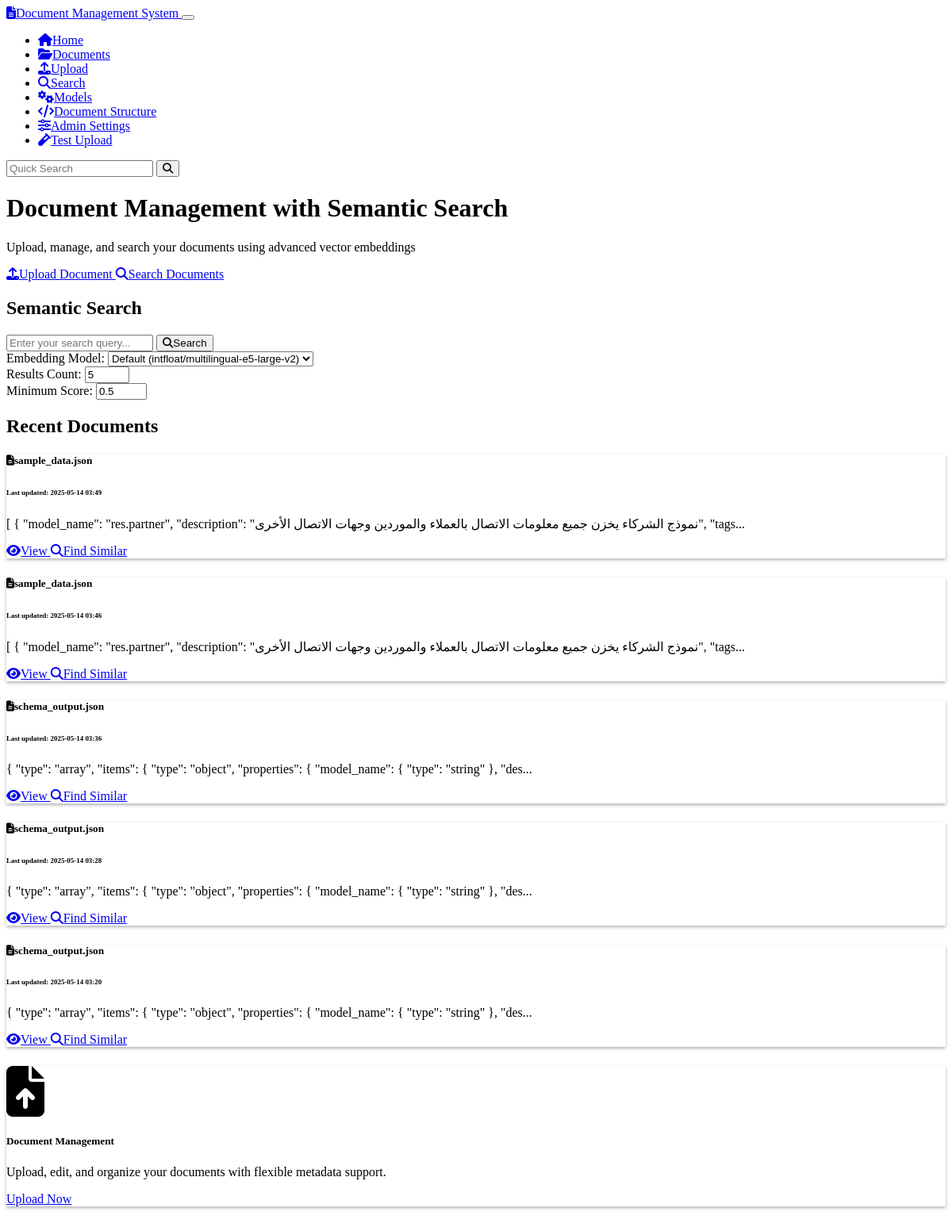
Before: / (upper part) with the older database file.
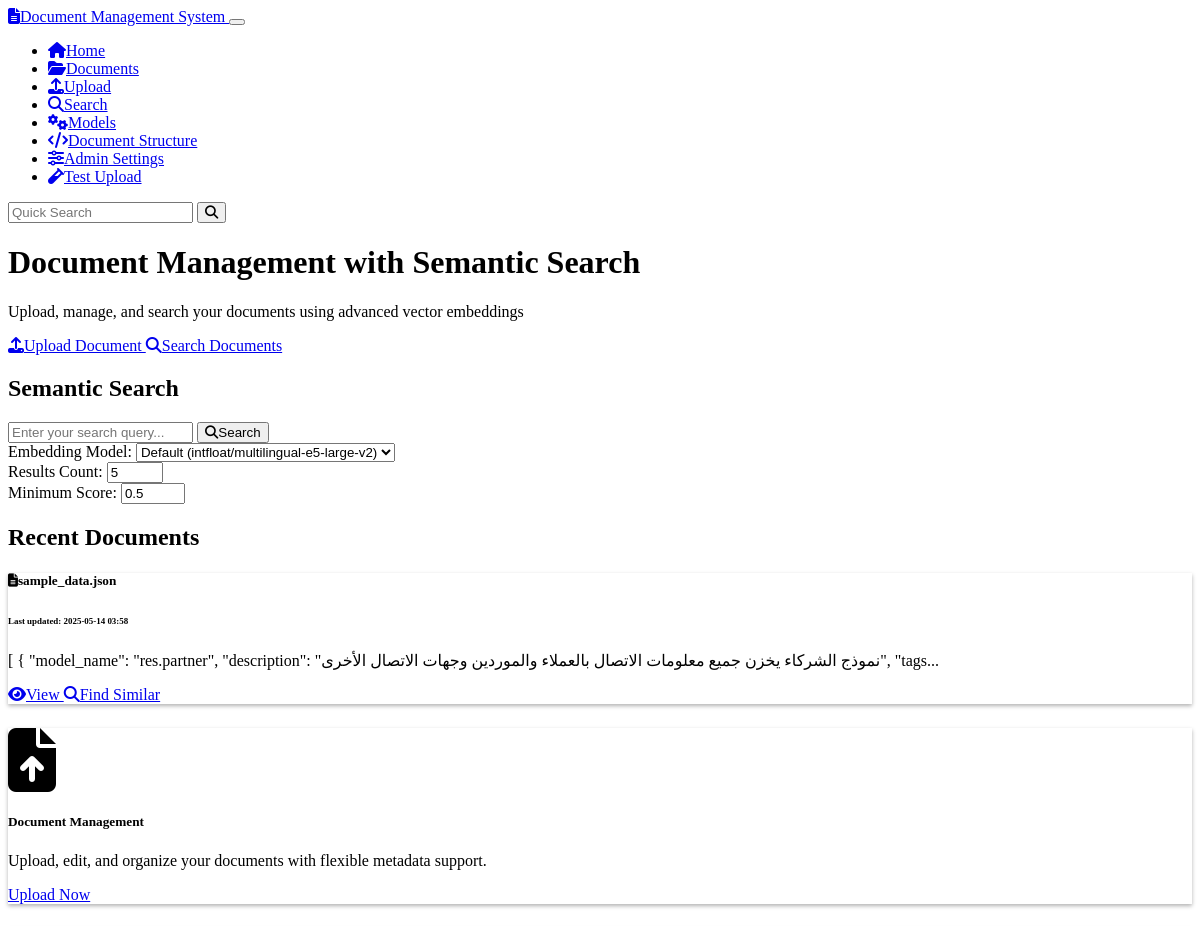
After: the same page with the newer database file.
### models.py (models this page shows, shortened)
class Document(db.Model):
    id = db.Column(db.String(36), primary_key=True, default=lambda: str(uuid.uuid4()))
    name = db.Column(db.String(255), nullable=False)
    content = db.Column(db.Text, nullable=False)
    mime_type = db.Column(db.String(100), nullable=False)
    created_at = db.Column(db.DateTime, default=datetime.datetime.utcnow)
    updated_at = db.Column(db.DateTime, default=datetime.datetime.utcnow, onupdate=datetime.datetime.utcnow)
    chunks = db.relationship('Chunk', backref='document', cascade='all, delete-orphan')
    doc_metadata = db.relationship('Metadata', backref='document', cascade='all, delete-orphan')

### routes.py (the view)
@app.route('/')
def index():
    ensure_default_model()
    em = get_embedding_manager()
    recent_documents = Document.query.order_by(Document.updated_at.desc()).limit(5).all()
    active_models = em.get_active_models()
    default_model = em.get_default_model()
    return render_template(
        'index.html',
        recent_documents=recent_documents,
        active_models=active_models,
        default_model=default_model
    )

### embedding_models.py (called while the page is built)
    def get_default_model(self) -> Optional[EmbeddingModel]:
        return EmbeddingModel.query.filter_by(is_default=True, is_active=True).first()

    def get_active_models(self) -> List[EmbeddingModel]:
        return EmbeddingModel.query.filter_by(is_active=True).all()

### routes.py (called while the page is built)
def get_embedding_manager():
    global embedding_manager
    if embedding_manager is None:
        embedding_manager = EmbeddingModelManager()
    return embedding_manager

def ensure_default_model():
    with app.app_context():
        if not EmbeddingModel.query.first():
            manager = get_embedding_manager()
            manager.add_model(
                name="Simple Vector Embedding",
                model_type="simple-embedder",
                model_path="default",
                dimension=384,
                is_active=True,
                is_default=True
            )

### templates/index.html (shortened to what the changed rows need)
{% extends 'base.html' %}
{% block content %}
<div class="row">
    <div class="col-md-8 mx-auto text-center mb-5">
        <h1 class="display-5 fw-bold mb-4">Document Management with Semantic Search</h1>
    </div>
</div>
<div class="row mb-5">
    <div class="col-md-10 mx-auto">
        <div class="p-5 bg-dark rounded-3 shadow">
            <h2 class="text-center mb-4">Semantic Search</h2>
        </div>
    </div>
</div>
<div class="row mb-4">
    <div class="col-12">
        <h2 class="border-bottom pb-2">Recent Documents</h2>
    </div>
</div>
<div class="row">
    {% if recent_documents %}
        {% for document in recent_documents %}
            <div class="col-md-6 mb-4">
                <div class="card h-100">
                    <div class="card-body">
                        <h5 class="card-title">
                            <i class="fas fa-file-alt me-2"></i>{{ document.name }}
                        </h5>
                        <h6 class="card-subtitle mb-2 text-muted">
                            <small>Last updated: {{ document.updated_at.strftime('%Y-%m-%d %H:%M') }}</small>
                        </h6>
                        <p class="card-text">
                            {{ (document.content[:150] + '...') if document.content|length > 150 else document.content }}
                        </p>
                    </div>
                    <div class="card-footer bg-transparent">
                        <a href="{{ url_for('document_view', document_id=document.id) }}" class="btn btn-sm btn-outline-info">
                            <i class="fas fa-eye me-1"></i>View
                        </a>
                        <a href="{{ url_for('search_page') }}?query={{ document.name }}" class="btn btn-sm btn-outline-secondary">
                            <i class="fas fa-search me-1"></i>Find Similar
                        </a>
                    </div>
                </div>
            </div>
        {% endfor %}
    {% else %}
        <div class="col-12">
            <div class="alert alert-info">
                <i class="fas fa-info-circle me-2"></i>No documents yet. <a href="{{ url_for('upload') }}">Upload your first document</a>!
            </div>
        </div>
    {% endif %}
</div>
{% endblock %}

Changed rows visible on the page:
removed Document: name "sample_data.json", updated_at "2025-05-14 03:49", content "[ { \"model_name\": \"res.partner\", \"description\": \"نموذج الشركاء يخزن جميع معلومات الاتصال بالعملاء والموردين وجهات الاتصال الأخرى\", \"tags..."
removed Document: name "sample_data.json", updated_at "2025-05-14 03:46", content "[ { \"model_name\": \"res.partner\", \"description\": \"نموذج الشركاء يخزن جميع معلومات الاتصال بالعملاء والموردين وجهات الاتصال الأخرى\", \"tags..."
removed Document: name "schema_output.json", updated_at "2025-05-14 03:36", content "{ \"type\": \"array\", \"items\": { \"type\": \"object\", \"properties\": { \"model_name\": { \"type\": \"string\" }, \"des..."
removed Document: name "schema_output.json", updated_at "2025-05-14 03:28", content "{ \"type\": \"array\", \"items\": { \"type\": \"object\", \"properties\": { \"model_name\": { \"type\": \"string\" }, \"des..."
removed Document: name "schema_output.json", updated_at "2025-05-14 03:20", content "{ \"type\": \"array\", \"items\": { \"type\": \"object\", \"properties\": { \"model_name\": { \"type\": \"string\" }, \"des..."
added Document: name "sample_data.json", updated_at "2025-05-14 03:58", content "[ { \"model_name\": \"res.partner\", \"description\": \"نموذج الشركاء يخزن جميع معلومات الاتصال بالعملاء والموردين وجهات الاتصال الأخرى\", \"tags..."
